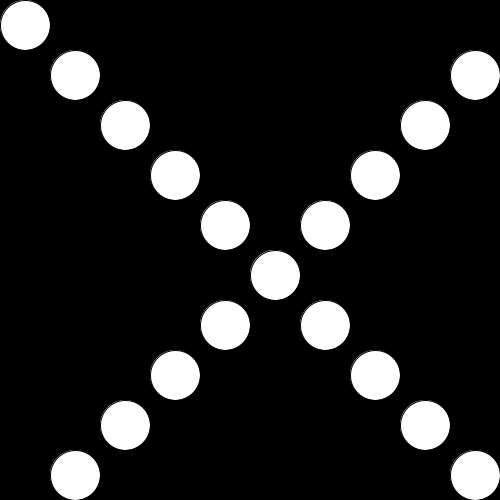
Frame 1 (no input)
Frame 60 (the mouse pressed at the canvas centre just before this capture): identical to frame 1, image omitted
Frame 120 (the mouse held since frame 60 and released just before this capture): identical to frame 1, image omitted

The Processing sketch that drew this single still picture (run headless with seeded random() and noise(); from frame 60 on, the mouse is pressed at the canvas centre):

// Processing sketch: xCircles
// ── xCircles.pde
float diameter = 50;
float offset = 50;

void setup()
{
  size(500, 500);
  ellipseMode(CORNER);
}

void draw()
{
  background(0);
  
  for(int i = 0; i < dist(0, 0, width, height) / diameter; i++)
 {
    ellipse(i * offset, i * offset, diameter, diameter);
    ellipse(width - i * offset, i * offset, diameter, diameter);
 } 
}

void mouseMoved()
{
  diameter = dist(0, 0, mouseX, mouseY) / 2;
  offset = sqrt((diameter * diameter) / 2) ;
}
